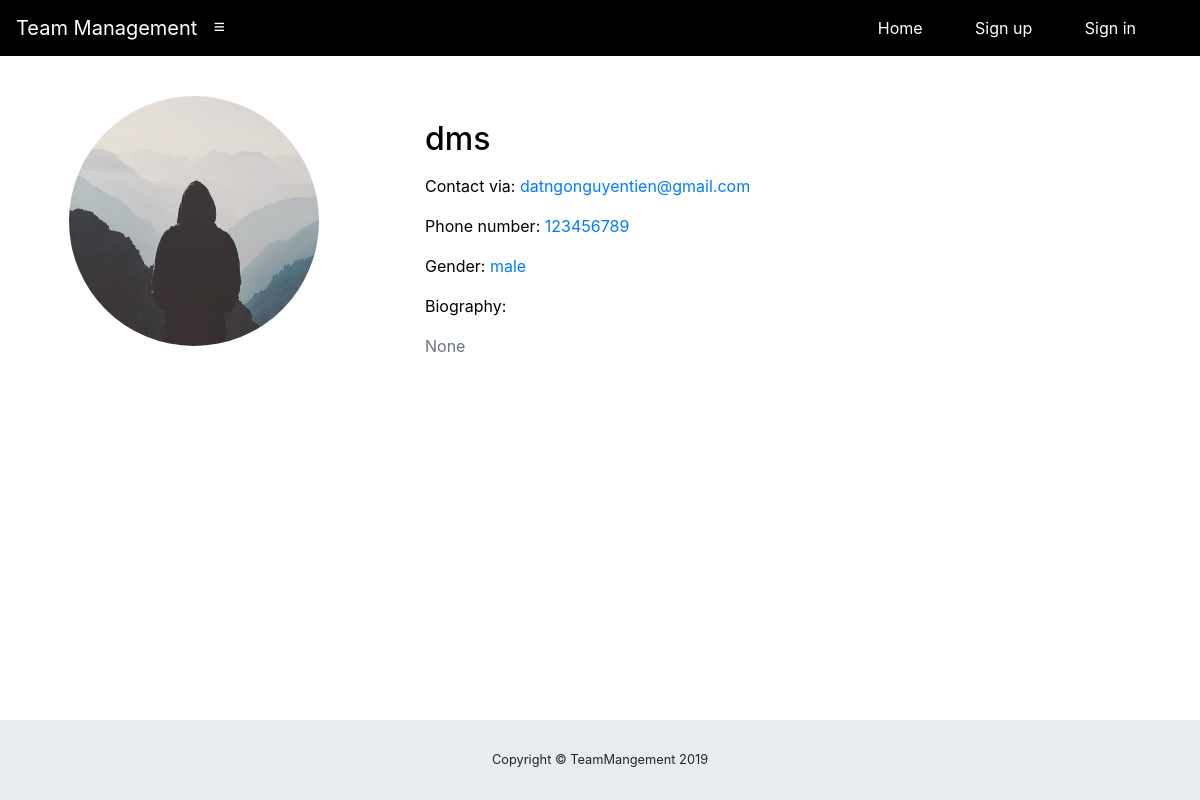
The app's page /profile/1 with its own data.
### teamManage/models.py (models this page shows, shortened)
class User(db.Model, UserMixin):
	id = db.Column(db.Integer, primary_key=True)
	username = db.Column(db.String(20), unique=True, nullable=False)
	email = db.Column(db.String(100), unique=True, nullable=False)
	profile_image = db.Column(db.String(20),nullable=False, default="default.jpg")
	password = db.Column(db.String(60), nullable=False)
	gender = db.Column(db.String(8), nullable=False)
	member = db.relationship("Team", cascade="all", secondary=UserTeam,backref=db.backref("members",lazy="dynamic")) #Many-to-Many Relationshipc5
	phoneNumber = db.Column(db.String, unique=True, nullable=True)
	biography = db.Column(db.String, unique=False, nullable=True)
	leaders = db.relationship("Team", backref="teamLeader", lazy=True) #One-to-Many Relationship
	taskComplete = db.relationship("Task", secondary=UserTask, backref=db.backref("completeBy", lazy="dynamic"))#Many-to-Many # Relationship
	posts = db.relationship("Post", backref="author", lazy=True)  # many to many
	comment = db.relationship("Comment",backref='user',lazy=True) #one to many

### teamManage/routes.py (the view)
@app.route('/profile/<int:user_id>', methods=['GET'])
def other_profile(user_id):
    form = UpdateProfileForm()
    user = User.query.get_or_404(user_id)
    profile_image = url_for(
        'static', filename='profile_pics/' + user.profile_image)
    return render_template('profile.html', title='Profile Page', profile_image=profile_image, user=user, form=form)

### teamManage/templates/profile.html (shortened to what this page needs)
{% extends "layout.html" %}
{% block content %}
    <div class="row">
        <div class="media col-md-4">
            <div class="media-left" style="text-align: center;">
                <img class="rounded-circle account-img m-4" src={{ profile_image }}>
            </div>
        </div>
        <div class="col-md-8">
            <h2 class="account-heading mt-5 mb-3">{{ user.username }}</h2>
            <p>Contact via: <span class="text-primary">{{ user.email }}</span></p>
            <p>Phone number: <span class="text-primary">{{ user.phoneNumber }}</span></p>
            <p>Gender: <span class="text-primary">{{ user.gender }}</span></p>
            <p >Biography: </p>
            <p class="text-secondary">{{ user.biography }}</p>
        </div>
    </div>
{% endblock content %}

### teamManage/static/css/css.css (style rules this page uses)
:root { --blue: #007bff; --indigo: #6610f2; --purple: #6f42c1; --pink: #e83e8c; --red: #dc3545; --orange: #fd7e14; --yellow: #ffc107; --green: #28a745; --teal: #20c997; --cyan: #17a2b8; --white: #fff; --gray: #6c757d; --gray-dark: #343a40; --primary: #007bff; --secondary: #6c757d; --success: #28a745; --info: #17a2b8; --warning: #ffc107; --danger: #dc3545; --light: #f8f9fa; --dark: #343a40; --breakpoint-xs: 0; --breakpoint-sm: 576px; --breakpoint-md: 768px; --breakpoint-lg: 992px; --breakpoint-xl: 1200px; --font-family-sans-serif: -apple-system, BlinkMacSystemFont, "Segoe UI", Roboto, "Helvetica Neue", Arial, "Noto Sans", sans-serif, "Apple Color Emoji", "Segoe UI Emoji", "Segoe UI Symbol", "Noto Color Emoji"; --font-family-monospace: SFMono-Regular, Menlo, Monaco, Consolas, "Liberation Mono", "Courier New", monospace; }
*, *::before, *::after { -webkit-box-sizing: border-box; box-sizing: border-box; }
html { font-family: sans-serif; line-height: 1.15; -webkit-text-size-adjust: 100%; -webkit-tap-highlight-color: rgba(0, 0, 0, 0); }
body { margin: 0; font-family: -apple-system, BlinkMacSystemFont, "Segoe UI", Roboto, "Helvetica Neue", Arial, "Noto Sans", sans-serif, "Apple Color Emoji", "Segoe UI Emoji", "Segoe UI Symbol", "Noto Color Emoji"; font-size: 1rem; font-weight: 400; line-height: 1.5; color: #212529; text-align: left; background-color: #ffffff; }
h1, h2, h3, h4, h5, h6 { margin-top: 0; margin-bottom: 0.5rem; color: #000000; }
p { margin-top: 0; margin-bottom: 1rem; color: #000000; }
img { vertical-align: middle; border-style: none; }
h1, h2, h3, h4, h5, h6, .h1, .h2, .h3, .h4, .h5, .h6 { margin-bottom: 0.5rem; font-weight: 500; line-height: 1.2; }
h2, .h2 { font-size: 2rem; }
.row { display: -webkit-box; display: -ms-flexbox; display: flex; -ms-flex-wrap: wrap; flex-wrap: wrap; margin-right: -15px; margin-left: -15px; }
.col-1, .col-2, .col-3, .col-4, .col-5, .col-6, .col-7, .col-8, .col-9, .col-10, .col-11, .col-12, .col, .col-auto, .col-sm-1, .col-sm-2, .col-sm-3, .col-sm-4, .col-sm-5, .col-sm-6, .col-sm-7, .col-sm-8, .col-sm-9, .col-sm-10, .col-sm-11, .col-sm-12, .col-sm, .col-sm-auto, .col-md-1, .col-md-2, .col-md-3, .col-md-4, .col-md-5, .col-md-6, .col-md-7, .col-md-8, .col-md-9, .col-md-10, .col-md-11, .col-md-12, .col-md, .col-md-auto, .col-lg-1, .col-lg-2, .col-lg-3, .col-lg-4, .col-lg-5, .col-lg-6, .col-lg-7, .col-lg-8, .col-lg-9, .col-lg-10, .col-lg-11, .col-lg-12, .col-lg, .col-lg-auto, .col-xl-1, .col-xl-2, .col-xl-3, .col-xl-4, .col-xl-5, .col-xl-6, .col-xl-7, .col-xl-8, .col-xl-9, .col-xl-10, .col-xl-11, .col-xl-12, .col-xl, .col-xl-auto { position: relative; width: 100%; padding-right: 15px; padding-left: 15px; }
.rounded-circle { border-radius: 50% !important; }
@media (min-width: 768px) { .mb-3, .my-3 { margin-bottom: 1rem !important; } }
@media (min-width: 768px) { .m-4 { margin: 1.5rem !important; } }
@media (min-width: 768px) { .mt-5, .my-5 { margin-top: 3rem !important; } }
@media (min-width: 768px) { html { position: relative; min-height: 100%; } }
@media (min-width: 768px) { body { height: 100%; } }
@media (min-width: 768px) { :root { --input-padding-x: 0.75rem; --input-padding-y: 0.75rem; } }

### teamManage/static/css/profile/profile.css (style rules this page uses)
.account-img { width: 250px; height: 250px; }

### records on screen
User: username "dms", email "datngonguyentien@gmail.com", phoneNumber "123456789", gender "male", biography "None"
